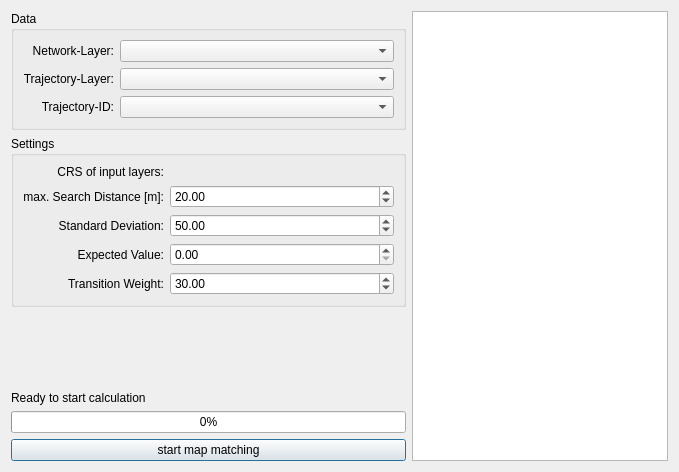
<?xml version="1.0" encoding="UTF-8"?>
<ui version="4.0">
 <class>OfflineMapMatchingDialogBase</class>
 <widget class="QDialog" name="OfflineMapMatchingDialogBase">
  <property name="geometry">
   <rect>
    <x>0</x>
    <y>0</y>
    <width>679</width>
    <height>472</height>
   </rect>
  </property>
  <property name="windowTitle">
   <string>Match Trajectory</string>
  </property>
  <layout class="QHBoxLayout" name="horizontalLayout">
   <item>
    <layout class="QVBoxLayout" name="verticalLayout_3">
     <item>
      <widget class="QGroupBox" name="groupBox_data">
       <property name="sizePolicy">
        <sizepolicy hsizetype="Expanding" vsizetype="Preferred">
         <horstretch>0</horstretch>
         <verstretch>0</verstretch>
        </sizepolicy>
       </property>
       <property name="title">
        <string>Data</string>
       </property>
       <layout class="QVBoxLayout" name="verticalLayout_2">
        <item>
         <layout class="QGridLayout" name="gridLayout">
          <item row="0" column="0">
           <widget class="QLabel" name="label_network">
            <property name="text">
             <string>Network-Layer:</string>
            </property>
            <property name="alignment">
             <set>Qt::AlignRight|Qt::AlignTrailing|Qt::AlignVCenter</set>
            </property>
           </widget>
          </item>
          <item row="0" column="1">
           <widget class="QComboBox" name="comboBox_network">
            <property name="sizePolicy">
             <sizepolicy hsizetype="Expanding" vsizetype="Fixed">
              <horstretch>0</horstretch>
              <verstretch>0</verstretch>
             </sizepolicy>
            </property>
           </widget>
          </item>
          <item row="1" column="0">
           <widget class="QLabel" name="label_trajectory">
            <property name="text">
             <string>Trajectory-Layer:</string>
            </property>
            <property name="alignment">
             <set>Qt::AlignRight|Qt::AlignTrailing|Qt::AlignVCenter</set>
            </property>
           </widget>
          </item>
          <item row="1" column="1">
           <widget class="QComboBox" name="comboBox_trajectory">
            <property name="sizePolicy">
             <sizepolicy hsizetype="Expanding" vsizetype="Fixed">
              <horstretch>0</horstretch>
              <verstretch>0</verstretch>
             </sizepolicy>
            </property>
           </widget>
          </item>
          <item row="2" column="0">
           <widget class="QLabel" name="label_trajectoryID">
            <property name="text">
             <string>Trajectory-ID:</string>
            </property>
            <property name="alignment">
             <set>Qt::AlignRight|Qt::AlignTrailing|Qt::AlignVCenter</set>
            </property>
           </widget>
          </item>
          <item row="2" column="1">
           <widget class="QComboBox" name="comboBox_trajectoryID">
            <property name="sizePolicy">
             <sizepolicy hsizetype="Expanding" vsizetype="Fixed">
              <horstretch>0</horstretch>
              <verstretch>0</verstretch>
             </sizepolicy>
            </property>
           </widget>
          </item>
         </layout>
        </item>
       </layout>
      </widget>
     </item>
     <item>
      <widget class="QGroupBox" name="groupBox_settings">
       <property name="sizePolicy">
        <sizepolicy hsizetype="Expanding" vsizetype="Preferred">
         <horstretch>0</horstretch>
         <verstretch>0</verstretch>
        </sizepolicy>
       </property>
       <property name="title">
        <string>Settings</string>
       </property>
       <layout class="QVBoxLayout" name="verticalLayout_5">
        <item>
         <layout class="QGridLayout" name="gridLayout_2">
          <item row="3" column="0">
           <widget class="QLabel" name="label_my">
            <property name="text">
             <string>Expected Value:</string>
            </property>
            <property name="alignment">
             <set>Qt::AlignRight|Qt::AlignTrailing|Qt::AlignVCenter</set>
            </property>
           </widget>
          </item>
          <item row="3" column="1">
           <widget class="QDoubleSpinBox" name="doubleSpinBox_my">
            <property name="maximum">
             <double>9900000000.989999771118164</double>
            </property>
           </widget>
          </item>
          <item row="4" column="0">
           <widget class="QLabel" name="label_beta">
            <property name="text">
             <string>Transition Weight:</string>
            </property>
            <property name="alignment">
             <set>Qt::AlignRight|Qt::AlignTrailing|Qt::AlignVCenter</set>
            </property>
           </widget>
          </item>
          <item row="2" column="1">
           <widget class="QDoubleSpinBox" name="doubleSpinBox_sigma">
            <property name="maximum">
             <double>9900000000.989999771118164</double>
            </property>
            <property name="value">
             <double>50.000000000000000</double>
            </property>
           </widget>
          </item>
          <item row="1" column="1">
           <widget class="QDoubleSpinBox" name="doubleSpinBox_max">
            <property name="sizePolicy">
             <sizepolicy hsizetype="Expanding" vsizetype="Fixed">
              <horstretch>0</horstretch>
              <verstretch>0</verstretch>
             </sizepolicy>
            </property>
            <property name="maximum">
             <double>9900000000.989999771118164</double>
            </property>
            <property name="value">
             <double>20.000000000000000</double>
            </property>
           </widget>
          </item>
          <item row="2" column="0">
           <widget class="QLabel" name="label_sigma">
            <property name="text">
             <string>Standard Deviation:</string>
            </property>
            <property name="alignment">
             <set>Qt::AlignRight|Qt::AlignTrailing|Qt::AlignVCenter</set>
            </property>
           </widget>
          </item>
          <item row="4" column="1">
           <widget class="QDoubleSpinBox" name="doubleSpinBox_beta">
            <property name="maximum">
             <double>9900000000.989999771118164</double>
            </property>
            <property name="value">
             <double>30.000000000000000</double>
            </property>
           </widget>
          </item>
          <item row="1" column="0">
           <widget class="QLabel" name="label_max">
            <property name="sizePolicy">
             <sizepolicy hsizetype="Minimum" vsizetype="Preferred">
              <horstretch>0</horstretch>
              <verstretch>0</verstretch>
             </sizepolicy>
            </property>
            <property name="text">
             <string>max. Search Distance [m]:</string>
            </property>
            <property name="alignment">
             <set>Qt::AlignRight|Qt::AlignTrailing|Qt::AlignVCenter</set>
            </property>
           </widget>
          </item>
          <item row="0" column="0">
           <widget class="QLabel" name="label_crs">
            <property name="text">
             <string>CRS of input layers:</string>
            </property>
            <property name="alignment">
             <set>Qt::AlignRight|Qt::AlignTrailing|Qt::AlignVCenter</set>
            </property>
           </widget>
          </item>
          <item row="0" column="1">
           <widget class="QgsProjectionSelectionWidget" name="mQgsProjectionSelectionWidget" native="true"/>
          </item>
         </layout>
        </item>
       </layout>
      </widget>
     </item>
     <item>
      <spacer name="verticalSpacer">
       <property name="orientation">
        <enum>Qt::Vertical</enum>
       </property>
       <property name="sizeHint" stdset="0">
        <size>
         <width>20</width>
         <height>40</height>
        </size>
       </property>
      </spacer>
     </item>
     <item>
      <widget class="QLabel" name="label_info">
       <property name="sizePolicy">
        <sizepolicy hsizetype="Preferred" vsizetype="Fixed">
         <horstretch>0</horstretch>
         <verstretch>0</verstretch>
        </sizepolicy>
       </property>
       <property name="text">
        <string>Ready to start calculation</string>
       </property>
      </widget>
     </item>
     <item>
      <widget class="QProgressBar" name="progressBar">
       <property name="value">
        <number>0</number>
       </property>
      </widget>
     </item>
     <item>
      <widget class="QPushButton" name="pushButton_start">
       <property name="sizePolicy">
        <sizepolicy hsizetype="Expanding" vsizetype="Fixed">
         <horstretch>0</horstretch>
         <verstretch>0</verstretch>
        </sizepolicy>
       </property>
       <property name="text">
        <string>start map matching</string>
       </property>
      </widget>
     </item>
    </layout>
   </item>
   <item>
    <layout class="QVBoxLayout" name="verticalLayout">
     <item>
      <widget class="QTextBrowser" name="textBrowser_help">
       <property name="sizePolicy">
        <sizepolicy hsizetype="Maximum" vsizetype="Expanding">
         <horstretch>0</horstretch>
         <verstretch>0</verstretch>
        </sizepolicy>
       </property>
       <property name="readOnly">
        <bool>true</bool>
       </property>
       <property name="openExternalLinks">
        <bool>true</bool>
       </property>
      </widget>
     </item>
    </layout>
   </item>
  </layout>
 </widget>
 <customwidgets>
  <customwidget>
   <class>QgsProjectionSelectionWidget</class>
   <extends>QWidget</extends>
   <header>qgsprojectionselectionwidget.h</header>
  </customwidget>
 </customwidgets>
 <tabstops>
  <tabstop>comboBox_network</tabstop>
  <tabstop>comboBox_trajectory</tabstop>
  <tabstop>comboBox_trajectoryID</tabstop>
  <tabstop>doubleSpinBox_max</tabstop>
  <tabstop>doubleSpinBox_sigma</tabstop>
  <tabstop>doubleSpinBox_my</tabstop>
  <tabstop>doubleSpinBox_beta</tabstop>
  <tabstop>pushButton_start</tabstop>
  <tabstop>textBrowser_help</tabstop>
 </tabstops>
 <resources/>
 <connections/>
</ui>
